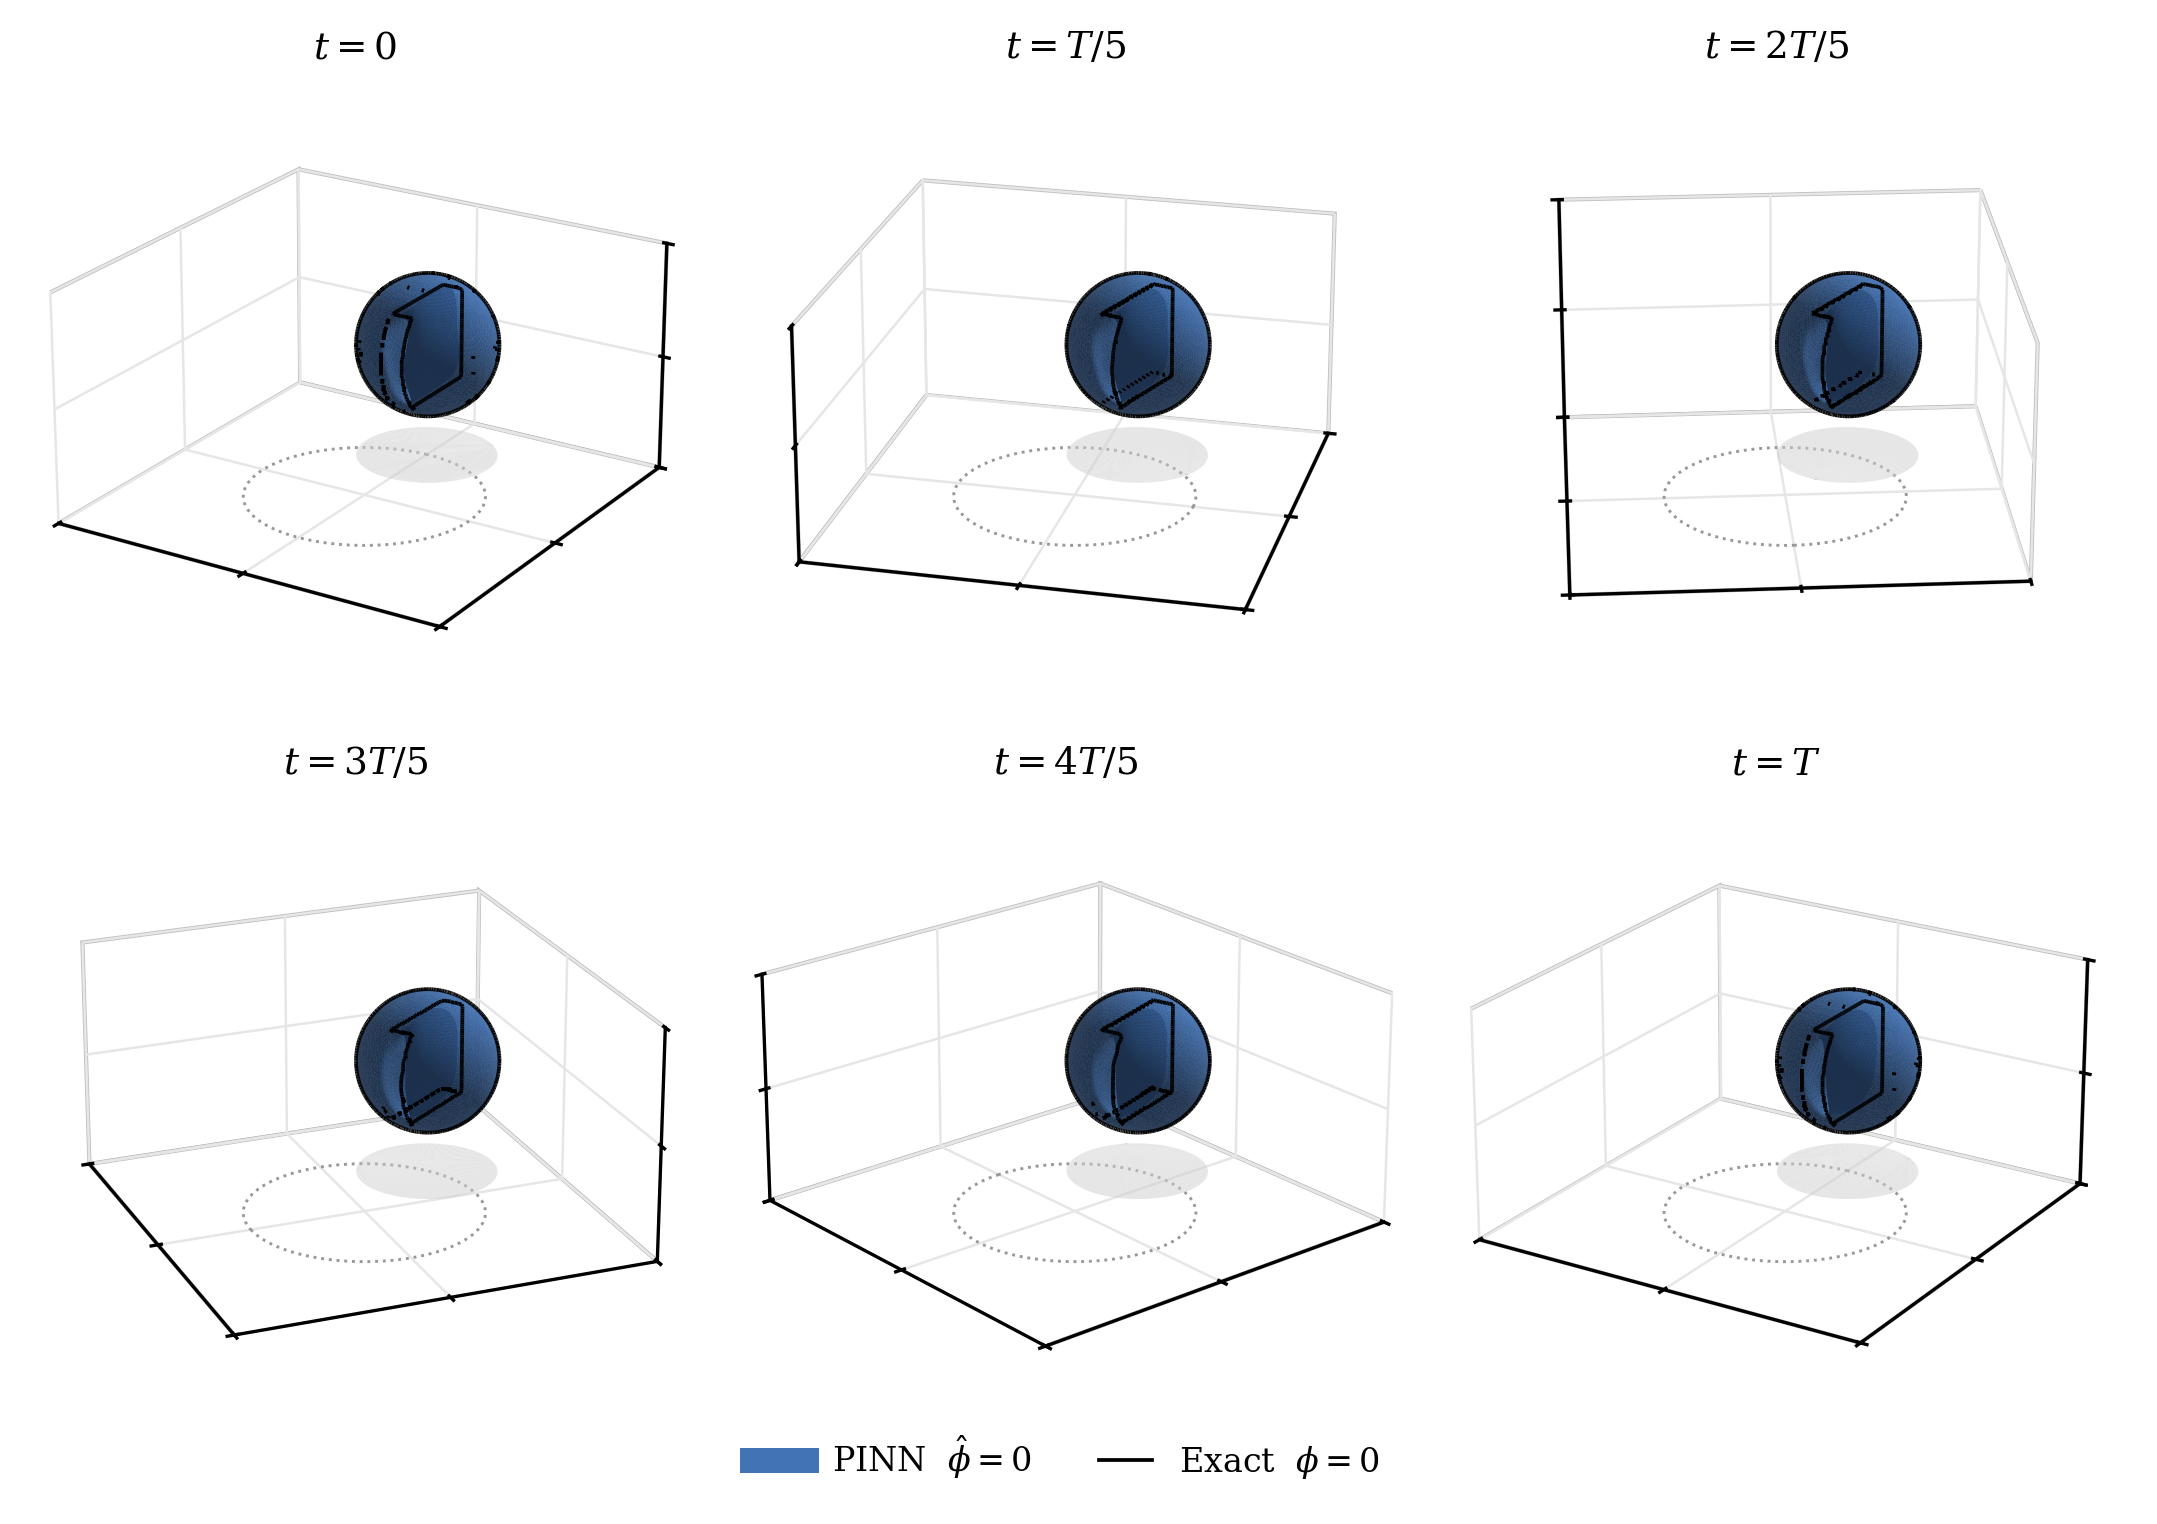

Generate this figure with Python:
"""ZD3D interface figure in matplotlib, with the camera turning with the body.

    python figures/zd3d_interface_follow.py          # full domain box, as the original figure
    python figures/zd3d_interface_follow.py zoom     # each panel cropped to the body, orbit in an inset

Same style as the original figure of zd3d_core.figure_interface, but in each panel
the camera azimuth (and the light) is turned by the rotation angle t, so the slot,
which opens towards the rotation axis, faces the viewer at every snapshot.
Needs the seed-42 SAW checkpoint (see make_figures.py).
"""
import os
import sys

import numpy as np

sys.path.insert(0, os.path.dirname(os.path.abspath(__file__)))
from make_figures import HERE, load_core, load_net  # noqa: E402
import matplotlib.pyplot as plt  # noqa: E402
from matplotlib.gridspec import GridSpec  # noqa: E402
from matplotlib.lines import Line2D  # noqa: E402

B, T = "ZD3D", 2 * np.pi
core = load_core(B)
CACHE = os.environ.get("ZD3D_FIELDS", os.path.join(HERE, "_zd3d_fields.npz"))
ZOOM = "zoom" in sys.argv[1:]
times = np.linspace(0, T, 6)
labels = ["0", "T/5", "2T/5", "3T/5", "4T/5", "T"]
grid = core.Grid(201)

if os.path.exists(CACHE):
    z = np.load(CACHE)
    PP = [z[f"p{i}"] for i in range(6)]
else:
    net = load_net(B, core)
    PP = []
    for i, t in enumerate(times):
        PP.append(grid.predict(net, t / T, "cpu"))
        print("field", labels[i], "done", flush=True)
    np.savez_compressed(CACHE, **{f"p{i}": p for i, p in enumerate(PP)})
PE = [core.exact_np(grid.X, grid.Y, grid.Z, t) for t in times]

plt.rcParams.update(core.PAPER_RC)
fig = plt.figure(figsize=(7.2, 2.15 * 2) if not ZOOM else (7.2, 5.0))
gs = (GridSpec(2, 3, figure=fig, wspace=-0.01, hspace=0.10, left=0.005, right=0.995, top=1.06, bottom=0.0) if not ZOOM
      else GridSpec(2, 3, figure=fig, wspace=0.0, hspace=0.06, left=0.0, right=1.0, top=0.95, bottom=0.06))
AZ0, L0 = core.AZIM, np.array([0.4, 0.5, 0.75])
for i, (t, lab) in enumerate(zip(times, labels)):
    az = AZ0 + np.degrees(t)
    core.AZIM = az                                   # read by _style_3d and _view_vec
    c, s = np.cos(t), np.sin(t)
    light = (c * L0[0] - s * L0[1], s * L0[0] + c * L0[1], L0[2])
    ax = fig.add_subplot(gs[divmod(i, 3)], projection="3d")
    ax.set_zorder(10 - i)
    ax.patch.set_visible(False)
    ctr = core.center(t)
    core._style_3d(ax)
    th = np.linspace(0, 2 * np.pi, 200)
    if ZOOM:
        h = 0.165
        ax.set_xlim(ctr[0] - h, ctr[0] + h); ax.set_ylim(ctr[1] - h, ctr[1] + h); ax.set_zlim(0.5 - h, 0.5 + h)
        ax.set_box_aspect((1, 1, 1)); ax.set_axis_off()
        ins = ax.inset_axes([0.74, 0.72, 0.24, 0.24])
        ins.plot(core.CX + core.ORBIT * np.cos(th), core.CY + core.ORBIT * np.sin(th), color="0.6", lw=0.8)
        ins.plot(core.CX, core.CY, "+", color="k", ms=4)
        ins.plot(ctr[0], ctr[1], "o", color=(0.26, 0.45, 0.71), ms=4)
        cam = np.array([np.cos(np.radians(az)), np.sin(np.radians(az))])
        ins.annotate("", xy=ctr[:2], xytext=(ctr[0] + 0.24 * cam[0], ctr[1] + 0.24 * cam[1]),
                     arrowprops=dict(arrowstyle="->", lw=0.8, color="k"))
        ins.set_xlim(0.1, 0.9); ins.set_ylim(0.1, 0.9); ins.set_aspect("equal")
        ins.set_xticks([]); ins.set_yticks([])
        for sp in ins.spines.values():
            sp.set_color("0.75")
    else:
        ax.plot(core.CX - core.ORBIT * np.sin(th), core.CY + core.ORBIT * np.cos(th),
                np.full(200, core.ZLIM[0]), color="0.6", lw=0.7, ls=":")
        u = np.linspace(0, 2 * np.pi, 100)
        ax.plot_trisurf(ctr[0] + core.R * np.cos(u), ctr[1] + core.R * np.sin(u),
                        np.full(100, core.ZLIM[0] + 1e-4), color="0.82", shade=False, alpha=0.55, edgecolor="none")
    core._shaded_isosurface(ax, PP[i], (grid.d, grid.d, grid.d), light=light)
    core._exact_silhouette(ax, PE[i], (grid.d, grid.d, grid.d))
    ax.set_title(rf"$t={lab}$", pad=-2 if not ZOOM else 0)
    ax.set_xticklabels([]); ax.set_yticklabels([]); ax.set_zticklabels([])
core.AZIM = AZ0
fig.legend(handles=[Line2D([], [], color=(0.26, 0.45, 0.71), lw=6, label=r"PINN  $\hat{\phi}=0$"),
                    Line2D([], [], color="k", lw=0.9, label=r"Exact  $\phi=0$")],
           loc="lower center", ncol=2, frameon=False, bbox_to_anchor=(0.5, -0.06 if not ZOOM else 0.0),
           handlelength=1.6, columnspacing=2.0)
for ext in ("pdf", "png"):
    name = "zd3d_interface_zoom" if ZOOM else "zd3d_interface_follow"
    fig.savefig(os.path.join(HERE, f"{name}.{ext}"), bbox_inches="tight", dpi=300)
print("saved", name)
